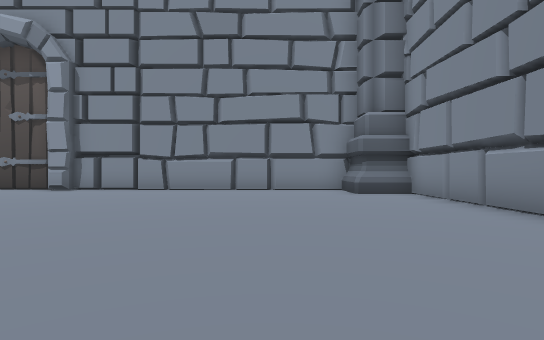
View 1 (above)

13 first-person views from a walk through a Unity game level. The camera is 1.2 m above the floor, looks level and sees 80° across. The floor is counted in squares, 2 m on a side. Each view is taken from the middle of a square. On the plan, view 1 faces up. The plan holds only what a view shows up to about 10 squares ahead; the rest is blank. The place goes on beyond the plan. The player is left out.

View 2
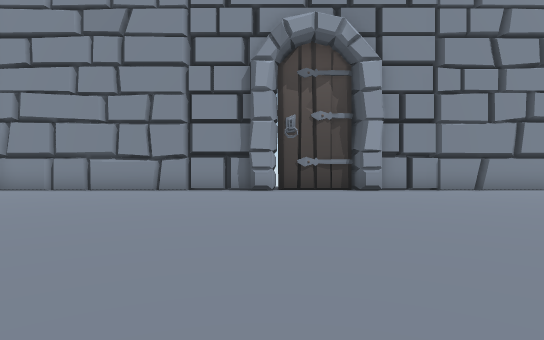

View 3
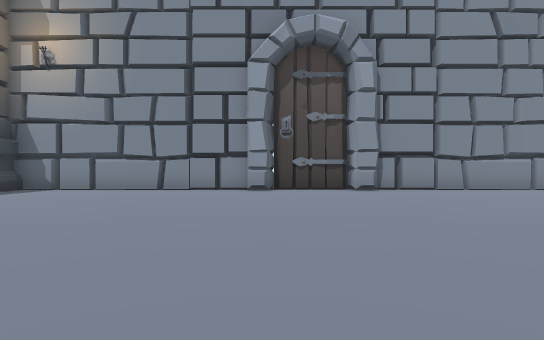

View 4
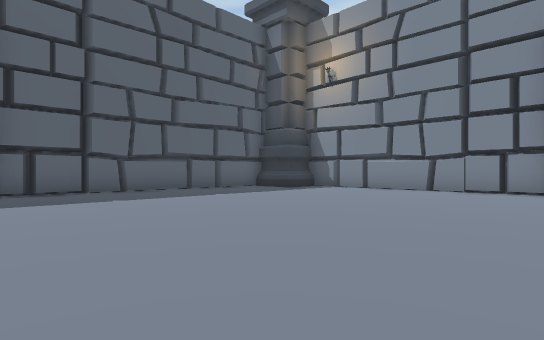

View 5
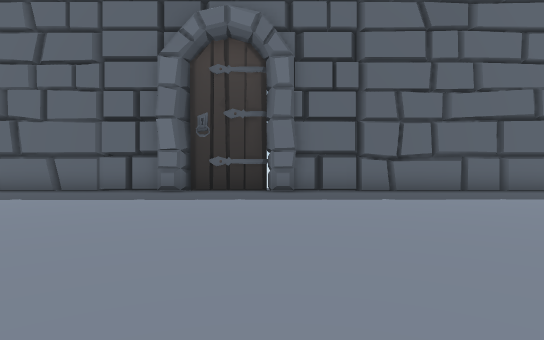

View 6
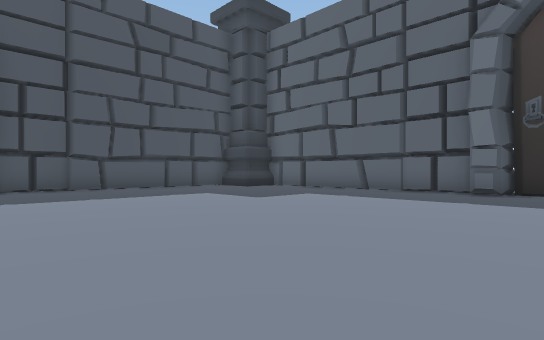

View 7
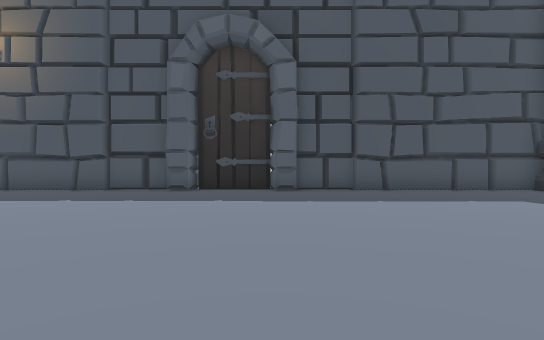

View 8
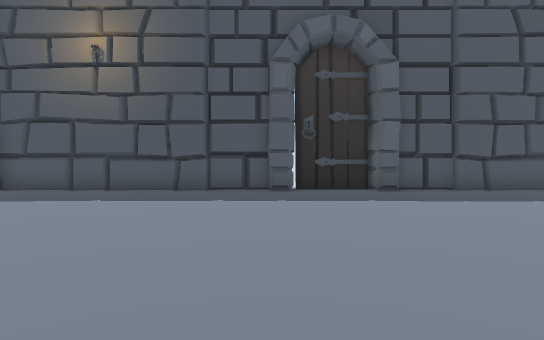

View 9
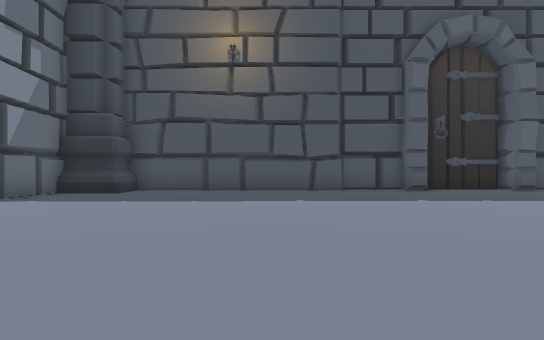

View 10
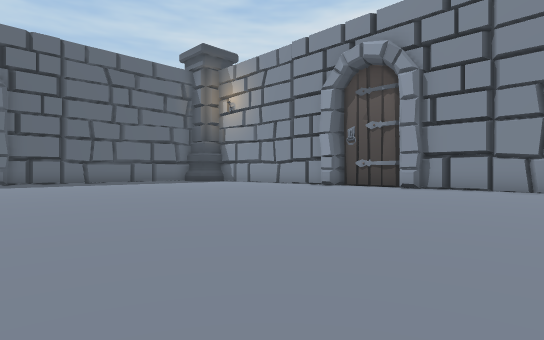

View 11
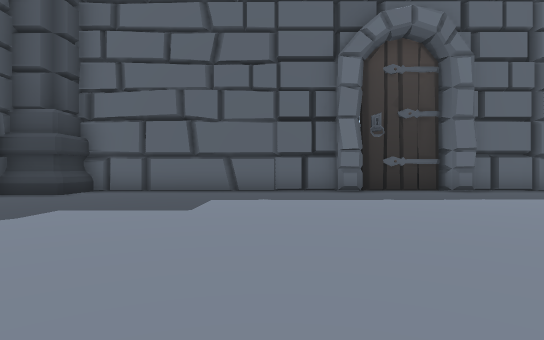

View 12
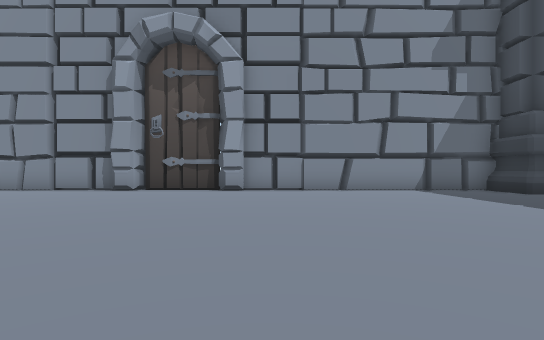

View 13
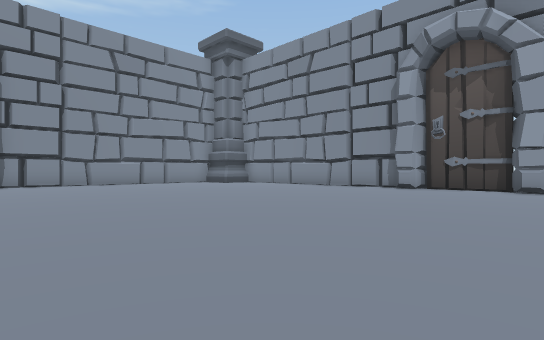

### Floor plan
Points are (right, up) in squares from view 1. A wall is a line through its corners. A room is listed if a view was taken in it or the views show most of it. See-through windows are left out.
Room 1 (views 1, 2, 3, 4, 5, 6, 7, 8, 9, 10, 11, 12, 13)
walls: (3.2, -3.1) (3.2, -2.5) (4, -2.4); (-5.9, 9.4) (-6.6, 9.4); (-6.6, -11.5) (-6, -11.5); (3.5, -2.4) (3.5, -0.7); (-9.1, 9.4) (-9.6, 9.4); (3.5, 0.6) (3.5, 1.2) (4, 1.4); (-6.7, 9.7) (-8.7, 9.7); (-5.4, -11.6) (-5.2, -12.1); (-6, -11.7) (-4.1, -11.7); (3.5, 1.4) (3.5, 8.2); (3.7, -2.4) (3.7, -0.2); (-9.8, -11.5) (-9, -11.5); (-8.9, -11.7) (-7.4, -11.7); (-4.1, -11.5) (2.2, -11.5) (2.2, -10.5) (3.5, -10.5) (3.5, -4.1); (-9.6, 9.7) (-16.7, 9.7) (-16.7, 9.1); (-17.9, 0.6) (-17.9, -0.1) (-18.7, -0.1); (4, -0.1) (3.2, -0.1) (3.2, 0.6); (-9, -11.9) (-6.7, -11.9) (-6.6, -11.4); (-18.1, -0.3) (-18.1, -1.4); (-18.1, -3.1) (-18.1, -4); (-18.3, -0.2) (-18.3, -2.2); (4, -4.1) (3.5, -4) (3.5, -3.1); (-18.1, -4.1) (-18.1, -10.3) (-17, -10.3) (-17, -11.5) (-11.5, -11.5); (-11.5, -11.7) (-9.8, -11.7); (-10.6, 10.1) (-10.7, 9.6); (3.4, -6.4) (3.8, -6); (-18.7, -2.4) (-17.9, -2.5) (-17.9, -3.1); (-18.6, 1.4) (-18.1, 1.2) (-18.1, 0.6); (2.4, 8.2) (2.4, 9.7) (-6, 9.7); (3.5, 8.4) (2.4, 8.4); (-18.1, 7.7) (-18.1, 1.4)
low walls: (-6.6, -11.4) (-6, -11.4); (-9.6, -11.4) (-9, -11.4); (2.2, 8.2) (2.2, 9.7); (1.9, -11.6) (1.9, -10.3) (3.5, -10.3); (3.5, 8.2) (2.4, 8.2); (-18.2, -10) (-16.7, -10) (-16.7, -11.6); (-16.5, 9.8) (-16.5, 8.9)

Positions as (right, up) in squares from view 1, and headings:
1: (0, 0), facing up
2: (-6, 0), facing right
3: (-9, 0), facing up
4: (-9, 0), facing up-left
5: (-9, 0), facing left
6: (-9, -1), facing down-left
7: (-9, -2), facing down
8: (-6, -2), facing down
9: (-2, -2), facing down
10: (-2, -1), facing up-left
11: (-9, -5), facing left
12: (-6, -4), facing right
13: (-7, -4), facing up-right
